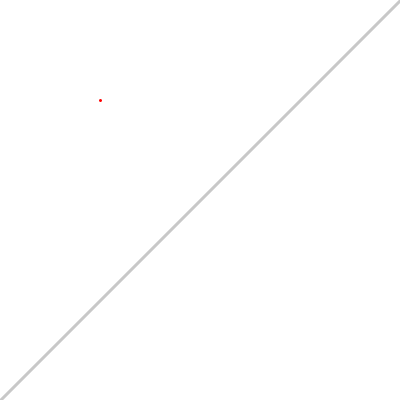
Frame 1 (no input)
Frame 60 (the mouse pressed at the canvas centre just before this capture): identical to frame 1, image omitted
Frame 120 (the mouse held since frame 60 and released just before this capture): identical to frame 1, image omitted

The Processing sketch that drew this single still picture (run headless with seeded random() and noise(); from frame 60 on, the mouse is pressed at the canvas centre):

// Processing sketch: pointLine_Example
// ── pointLine_Example.pde
/*
POINT/LINE COLLISION DETECTION
 Jeff Thompson
 Fall 2011
 
 www.jeffreythompson.org
 */

// requires all position values be floats - will NOT work with ints
float youX, youY;      // x,y position of "you"
int speed = 2;         // speed to move you around
// note no size since a point has no width or height

float lineX1, lineY1, lineX2, lineY2;

void setup() {

  // BASIC SETUP STUFF
  size(400, 400);
  smooth();
  strokeWeight(3);    // makes seeing things a little easier

  // PLACE "YOU" IN THE UPPER-LEFT QUADRANT
  youX = width/4;
  youY = height/4;

  // POSITION LINE ACROSS THE SCREEN
  lineX1 = 0;
  lineY1 = height;
  lineX2 = width;
  lineY2 = 0;
}

void draw() {

  // REDRAW EACH FRAME
  background(255);

  // TEST FOR COLLISION
  // returns true if hit, false if not
  if (pointLine(youX,youY, lineX1,lineY1, lineX2,lineY2) == true) {
    stroke(0);
  }
  else {
    stroke(200);
  }

  // DRAW STATIC BALL
  line(lineX1,lineY1, lineX2,lineY2);

  // DRAW "YOU"
  stroke(255, 0, 0);
  point(youX, youY);

  // IF ARROW KEYS ARE PRESSED, UPDATE "YOU" POSITION
  if (keyPressed) {
    if (key == CODED) {
      if (keyCode == LEFT) {
        youX -= speed;
      }
      if (keyCode == RIGHT) {
        youX += speed;
      }
      if (keyCode == UP) {
        youY -= speed;
      }
      if (keyCode == DOWN) {
        youY += speed;
      }
    }
  }
}

/* 
 POINT/LINE COLLISION FUNCTION
 
 Takes 6 arguments:
 + x,y position of the point
 + start x,y and end x,y of the line
 
 Note: all values must be floats, otherwise rounding from ints will cause
 errors on one side of the line
 */

boolean pointLine(float px, float py, float lx1, float ly1, float lx2, float ly2) {
  
  // get the slope of the entire line
  float lineSlope = (ly2-ly1)/(lx2-lx1);
  
  // get slope from one end of the line to the point
  float pointSlope = (ly2-py)/(lx2-px);
  
  // if the slopes are the same, then the point is on the line!
  if (lineSlope == pointSlope) {
    return true;
  }
  else {
    return false;
  }
  
}
